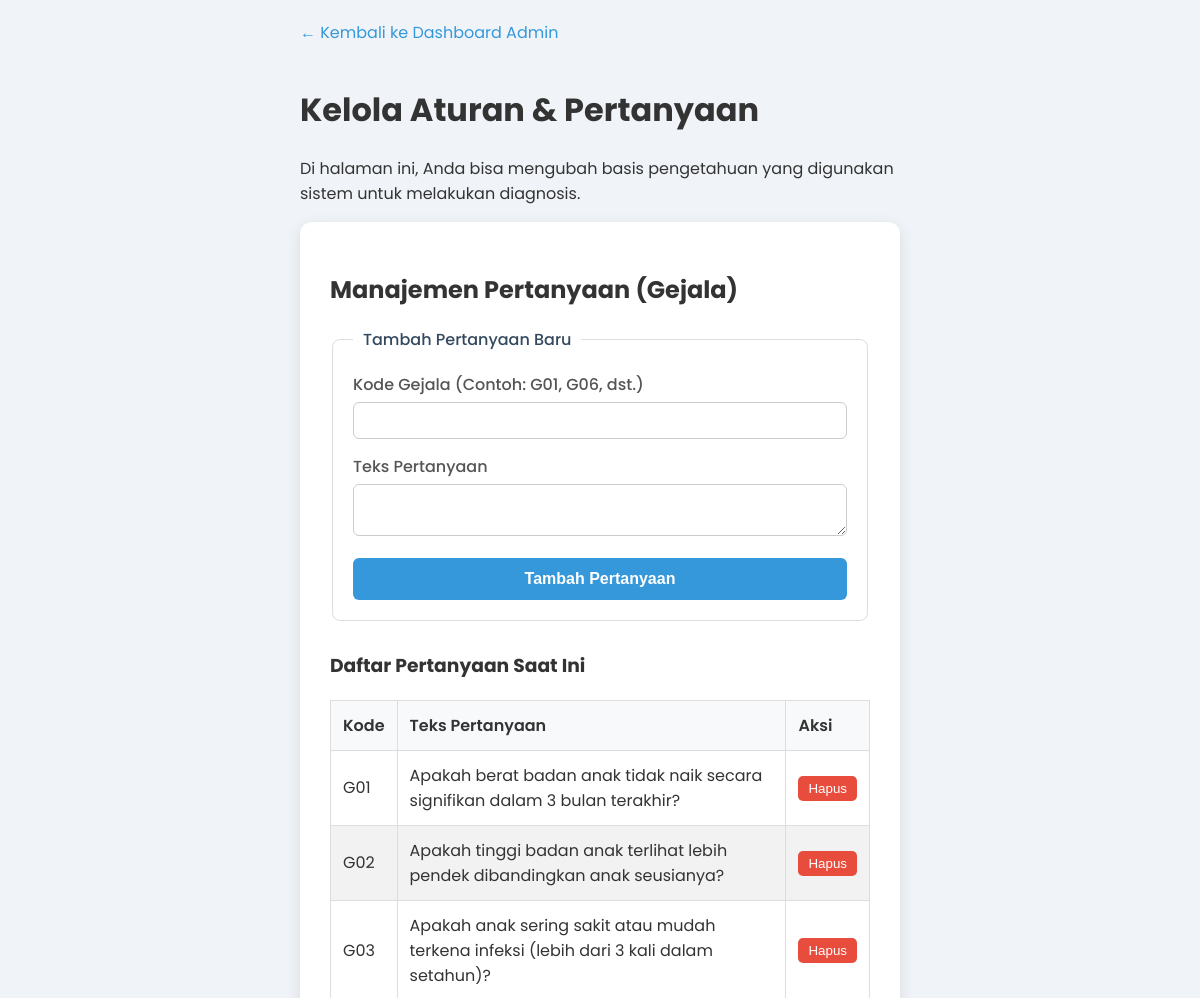
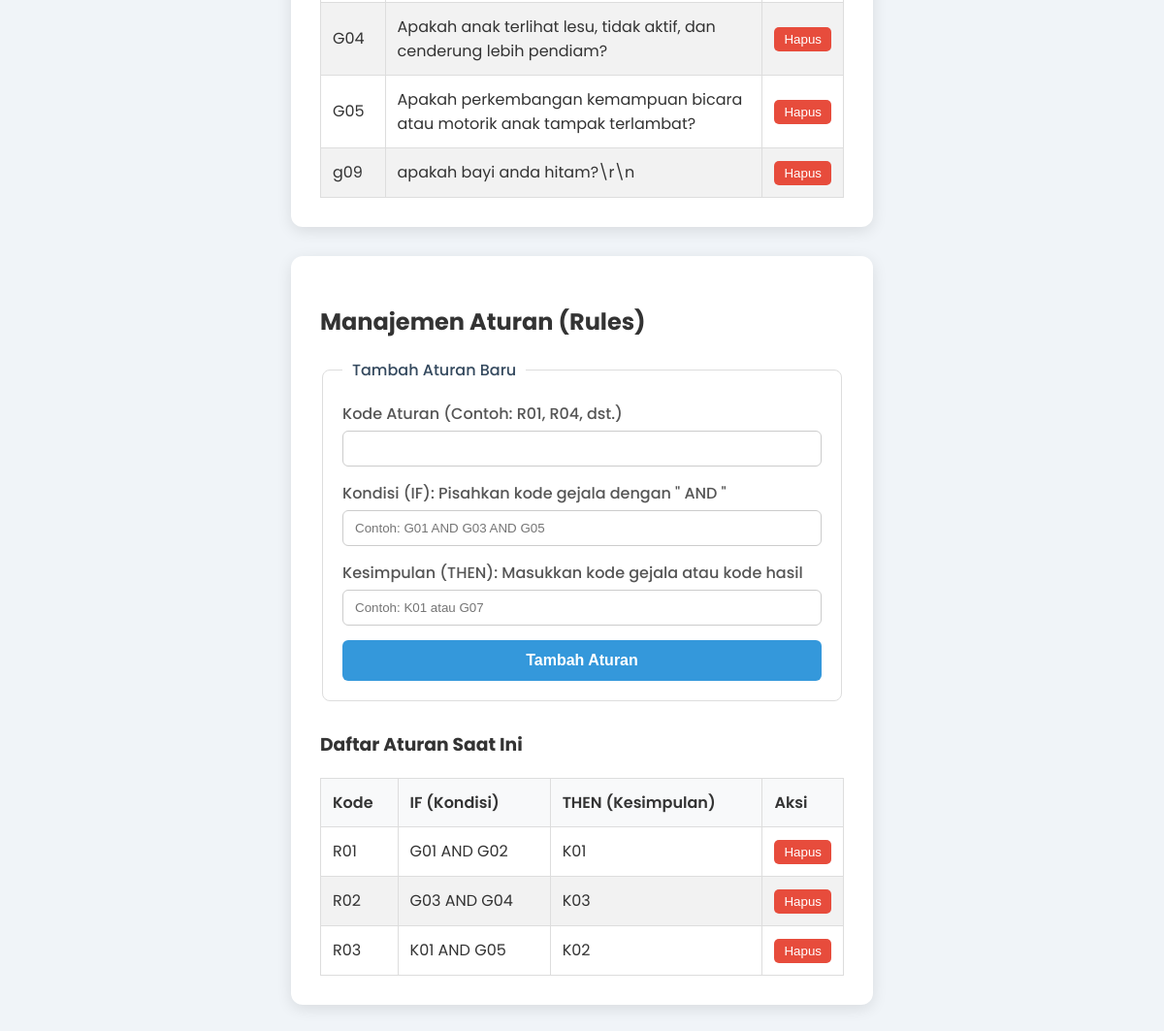
The app's page /admin/kelola_aturan.php (signed in) with its own data (2 pictures, top to bottom).
### tables this page shows
CREATE TABLE `pertanyaan` (
  `id_pertanyaan` int(11) NOT NULL,
  `kode_gejala` varchar(5) NOT NULL,
  `teks_pertanyaan` text NOT NULL
);

CREATE TABLE `aturan` (
  `id_aturan` int(11) NOT NULL,
  `kode_aturan` varchar(5) NOT NULL,
  `kondisi` varchar(255) NOT NULL,
  `kesimpulan` varchar(50) NOT NULL
);

### admin/kelola_aturan.php (the view, shortened to what this page needs)
<?php
require '../config/database.php';
$result_pertanyaan = mysqli_query($koneksi, "SELECT * FROM pertanyaan ORDER BY kode_gejala ASC");
$result_aturan = mysqli_query($koneksi, "SELECT * FROM aturan ORDER BY kode_aturan ASC");
?>
<!DOCTYPE html>
<html lang="id">
<head>
    <link rel="stylesheet" href="../assets/style.css">
</head>
<body>
<div class="container">
    <a href="dashboard_admin.php" style="text-decoration: none; color: #3498db; margin-bottom: 20px; display:inline-block;">&larr; Kembali ke Dashboard Admin</a>
    <h1>Kelola Aturan & Pertanyaan</h1>
    <p>Di halaman ini, Anda bisa mengubah basis pengetahuan yang digunakan sistem untuk melakukan diagnosis.</p>
    <div class="management-card">
        <h2>Manajemen Pertanyaan (Gejala)</h2>
        <fieldset>
            <legend>Tambah Pertanyaan Baru</legend>
            <form action="kelola_aturan.php" method="POST">
                <div class="form-group">
                    <label>Kode Gejala (Contoh: G01, G06, dst.)</label>
                    <input type="text" name="kode_gejala" required>
                </div>
                <div class="form-group">
                    <label>Teks Pertanyaan</label>
                    <textarea name="teks_pertanyaan" rows="2" required></textarea>
                </div>
                <button type="submit" name="tambah_pertanyaan" class="btn">Tambah Pertanyaan</button>
            </form>
        </fieldset>
        <h3 style="margin-top: 30px;">Daftar Pertanyaan Saat Ini</h3>
        <table class="management-table">
            <thead>
                <tr>
                    <th>Kode</th>
                    <th>Teks Pertanyaan</th>
                    <th width="10%">Aksi</th>
                </tr>
            </thead>
            <tbody>
                <?php while($p = mysqli_fetch_assoc($result_pertanyaan)): ?>
                <tr>
                    <td><?php echo htmlspecialchars($p['kode_gejala']); ?></td>
                    <td><?php echo htmlspecialchars($p['teks_pertanyaan']); ?></td>
                    <td>
                        <form action="kelola_aturan.php" method="POST" onsubmit="return confirm('Apakah Anda yakin ingin menghapus pertanyaan ini?');">
                            <button type="submit" name="hapus_pertanyaan" class="delete-btn">Hapus</button>
                        </form>
                    </td>
                </tr>
                <?php endwhile; ?>
            </tbody>
        </table>
    </div>
    <div class="management-card">
        <h2>Manajemen Aturan (Rules)</h2>
        <fieldset>
            <legend>Tambah Aturan Baru</legend>
            <form action="kelola_aturan.php" method="POST">
                <div class="form-group">
                    <label>Kode Aturan (Contoh: R01, R04, dst.)</label>
                    <input type="text" name="kode_aturan" required>
                </div>
                <div class="form-group">
                    <label>Kondisi (IF): Pisahkan kode gejala dengan " AND "</label>
                    <input type="text" name="kondisi" placeholder="Contoh: G01 AND G03 AND G05" required>
                </div>
                <div class="form-group">
                    <label>Kesimpulan (THEN): Masukkan kode gejala atau kode hasil</label>
                    <input type="text" name="kesimpulan" placeholder="Contoh: K01 atau G07" required>
                </div>
                <button type="submit" name="tambah_aturan" class="btn">Tambah Aturan</button>
            </form>
        </fieldset>
        <h3 style="margin-top: 30px;">Daftar Aturan Saat Ini</h3>
        <table class="management-table">
            <thead>
                <tr>
                    <th>Kode</th>
                    <th>IF (Kondisi)</th>
                    <th>THEN (Kesimpulan)</th>
                    <th width="10%">Aksi</th>
                </tr>
            </thead>
            <tbody>
                <?php while($a = mysqli_fetch_assoc($result_aturan)): ?>
                <tr>
                    <td><?php echo htmlspecialchars($a['kode_aturan']); ?></td>
                    <td><?php echo htmlspecialchars($a['kondisi']); ?></td>
                    <td><?php echo htmlspecialchars($a['kesimpulan']); ?></td>
                    <td>
                        <form action="kelola_aturan.php" method="POST" onsubmit="return confirm('Apakah Anda yakin ingin menghapus aturan ini?');">
                            <button type="submit" name="hapus_aturan" class="delete-btn">Hapus</button>
                        </form>
                    </td>
                </tr>
                <?php endwhile; ?>
            </tbody>
        </table>
    </div>
</div>
</body>
</html>

### assets/style.css (style rules this page uses)
body { font-family: 'Poppins', sans-serif; background-color: #f0f4f8; color: #333; display: flex; justify-content: center; align-items: center; min-height: 100vh; margin: 0; padding: 20px; box-sizing: border-box; }
.container { width: 100%; max-width: 600px; }
fieldset { border: 1px solid #ddd; border-radius: 8px; padding: 20px; margin-bottom: 20px; }
legend { font-weight: 500; color: #34495e; padding: 0 10px; }
.form-group { margin-bottom: 15px; }
.form-group label { display: block; margin-bottom: 5px; font-weight: 500; color: #555; }
.form-group input[type="text"], .form-group input[type="email"], .form-group input[type="password"], .form-group input[type="date"], .form-group textarea, .form-group select { width: 100%; padding: 10px 12px; border: 1px solid #ccc; border-radius: 6px; box-sizing: border-box; transition: border-color 0.3s; }
.btn { width: 100%; padding: 12px; border: none; border-radius: 6px; background-color: #3498db; color: #ffffff; font-size: 16px; font-weight: 600; cursor: pointer; transition: background-color 0.3s; }

### admin/kelola_aturan.php (style rules this page uses)
.management-card { background-color: #fff; padding: 30px; border-radius: 12px; box-shadow: 0 4px 15px rgba(0,0,0,0.1); margin-bottom: 30px; }
.management-table { width: 100%; border-collapse: collapse; margin-top: 20px; }
.management-table th, .management-table td { border: 1px solid #ddd; padding: 12px; text-align: left; }
.management-table th { background-color: #f8f9fa; font-weight: 600; }
.management-table tbody tr:nth-child(even) { background-color: #f2f2f2; }
.delete-btn { background: #e74c3c; color: white; border: none; padding: 5px 10px; border-radius: 5px; cursor: pointer; }

### records on screen
pertanyaan: kode_gejala "G01", teks_pertanyaan "Apakah berat badan anak tidak naik secara signifikan dalam 3 bulan terakhir?"
pertanyaan: kode_gejala "G02", teks_pertanyaan "Apakah tinggi badan anak terlihat lebih pendek dibandingkan anak seusianya?"
pertanyaan: kode_gejala "G03", teks_pertanyaan "Apakah anak sering sakit atau mudah terkena infeksi (lebih dari 3 kali dalam setahun)?"
pertanyaan: kode_gejala "G04", teks_pertanyaan "Apakah anak terlihat lesu, tidak aktif, dan cenderung lebih pendiam?"
pertanyaan: kode_gejala "G05", teks_pertanyaan "Apakah perkembangan kemampuan bicara atau motorik anak tampak terlambat?"
pertanyaan: kode_gejala "g09", teks_pertanyaan "apakah bayi anda hitam?\\r\\n"
aturan: kode_aturan "R01", kondisi "G01 AND G02", kesimpulan "K01"
aturan: kode_aturan "R02", kondisi "G03 AND G04", kesimpulan "K03"
aturan: kode_aturan "R03", kondisi "K01 AND G05", kesimpulan "K02"
